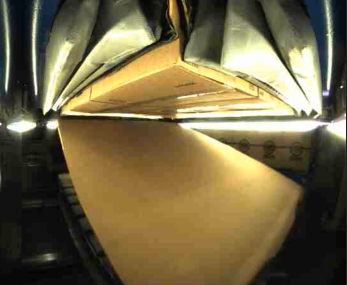
#> input picture Images/test.png, 347 x 285 px
$ python ImageIsolationProcessing.py
#> lines starting #> are read from the running program, lines starting #| are printed output that depends on the picture; after the words box and inside, x2 and y2 are one past the last pixel; in counts of white or black regions, pixels touching at a corner belong together
import cv2
import numpy as np
import matplotlib.pyplot as plt

# Load the image
image_path = "Images/test.png"  # Update with your image path
image = cv2.imread(image_path)
#> image is the input picture: shape (285, 347, 3); mean B, G, R 69.8, 103, 114.9
image_rgb = cv2.cvtColor(image, cv2.COLOR_BGR2RGB)
hsv = cv2.cvtColor(image, cv2.COLOR_BGR2HSV)
#> hsv: shape (285, 347, 3); mean H, S, V 27.1, 93.6, 116.5

# Define brown color range in HSV
lower_brown = np.array([10, 50, 50])
upper_brown = np.array([30, 255, 255])

# Create a mask for brown regions
mask = cv2.inRange(hsv, lower_brown, upper_brown)
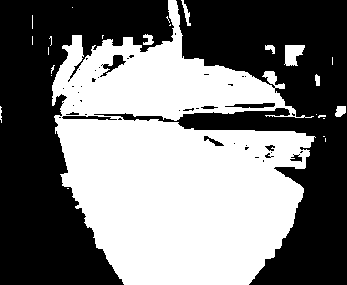
#> mask: shape (285, 347); 47.5% white; 25 white regions (17 under 20 px)

# Find contours in the mask
contours, _ = cv2.findContours(mask, cv2.RETR_EXTERNAL, cv2.CHAIN_APPROX_SIMPLE)
#> contours = 25 contours, 18 with area under 20; largest, box (x1, y1, x2, y2) and area: (52, 0, 316, 285) 46142, (284, 45, 305, 66) 272, (335, 106, 346, 117) 78, (181, 0, 191, 26) 64, (143, 34, 154, 45) 56, (265, 45, 275, 54) 40, (315, 74, 320, 86) 35

# Function to find the largest contour
def find_largest_contour(contours):
    max_contour = None
    max_area = 0
    for contour in contours:
        area = cv2.contourArea(contour)
        if area > max_area:
            max_area = area
            max_contour = contour
#> this loop made 25 passes
#> (area, max_area) on passes 7, 14, 25: (78.5, 78.5), (272.5, 272.5), (46141.5, 46141.5)
#> area on passes 10, 15, 19, 24: 35, 39.5, 56.5, 63.5
#> after the loop, max_area = 46141.5; max_contour = contour of 697 points, box (x1, y1, x2, y2) (52, 0, 316, 285), area 46142
    return max_contour

# Get the largest contour
largest_contour = find_largest_contour(contours)
#> largest_contour has the same summary as max_contour in find_largest_contour

# Approximate the contour to a quadrilateral
if largest_contour is not None:
    epsilon = 0.02 * cv2.arcLength(largest_contour, True)
#> epsilon = 39.22
    approx_quad = cv2.approxPolyDP(largest_contour, epsilon, True)
#> approx_quad = contour of 9 points, box (x1, y1, x2, y2) (70, 0, 316, 285), area 39649
else:
    approx_quad = None

# Draw the detected quadrilateral
quad_filtered_image = image_rgb.copy()
if approx_quad is not None and len(approx_quad) == 4:
    cv2.drawContours(quad_filtered_image, [approx_quad], -1, (0, 0, 255), 3)  # Red outline

# Display results
plt.figure(figsize=(7, 5))
plt.imshow(quad_filtered_image)
plt.title("Refined Quadrilateral (Cardboard Detection)")
plt.axis("off")
plt.show()
